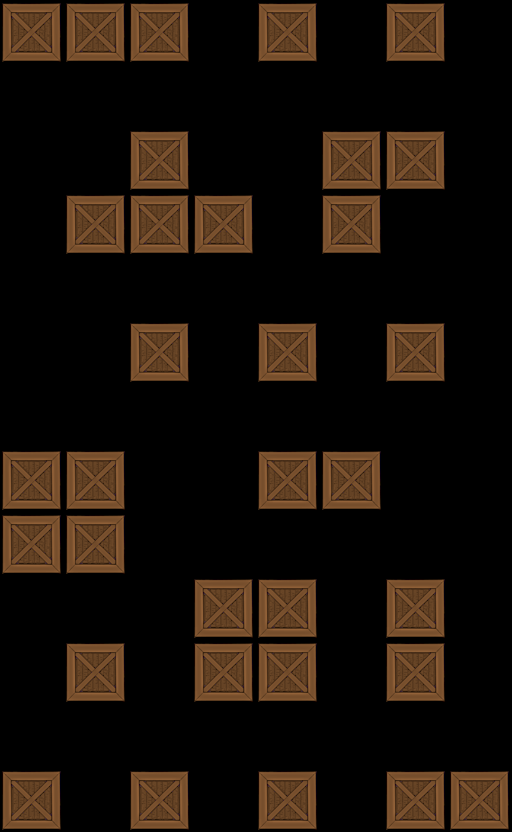

A level layout from a 2D game, rendered from its tile map. Below: a short description, then the map file with tile-grid data replaced by summaries:
An orthogonal 8x13 tile map with 64x64 px tiles, 1 tile layer (Tile Layer 1).

<map version="1.0" orientation="orthogonal" width="8" height="13" tilewidth="64" tileheight="64">
 <tileset firstgid="1" name="crate" tilewidth="64" tileheight="64">
  <image source="../../crate.png" width="64" height="64" />
 </tileset>
 <layer name="Tile Layer 1" width="8" height="13">
  <data>[104 cells, 33 non-empty, 1 distinct tile ids]</data>
 </layer>
</map>
